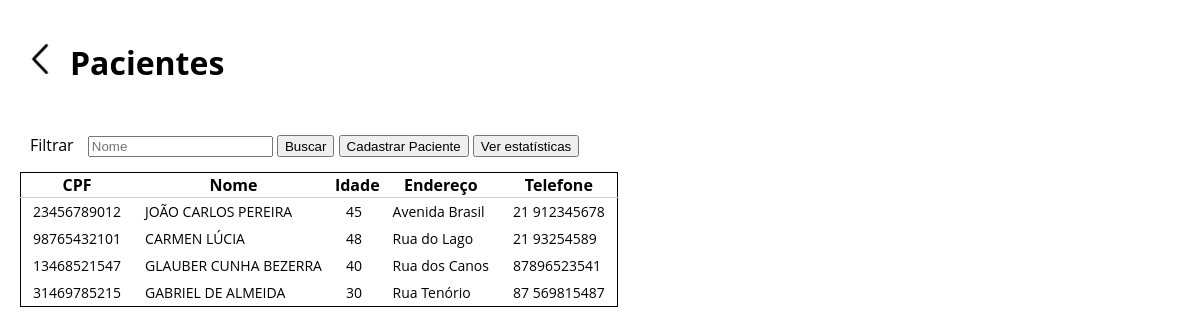
The app's page /patients/ with its own data.
### patients/models.py (models this page shows, shortened)
class Patients(models.Model):
    cpf = models.CharField(primary_key=True, unique=True, max_length=11, null=False, blank=False)
    name = models.CharField(null=False, blank=False, max_length=100)
    age = models.SmallIntegerField(null=False, blank=False)
    addres = models.CharField(null=False, blank=False, max_length=200)
    phone = models.CharField(max_length=15)

### patients/views.py (the view)
# urls.py: path("", views.patients_list, name='patients_list'),
def patients_list(request, cpf=None):
    if cpf:
        patients = [get_object_or_404(Patients, cpf=cpf)]
    else:
        patients = Patients.objects.all().prefetch_related("exams")
    name_filter = request.GET.get("tbl-filter")
    if name_filter:
        name_filter = normalize(name_filter).lower()
        patients = [
            p for p in patients
            if name_filter in normalize(p.name).lower()
        ]
    return render(
        request,
        "patients/patients_list.html", {
        "pacientes": patients
    })

### patients/templates/patients/patients_list.html (shortened to what this page needs)
<!DOCTYPE html>
<html lang="pt-br">
<head>
    {% load static %}
    <link rel="stylesheet" href="{% static 'patients/style.css' %}">
</head>
<body>
    <header>
        <a href="{% url 'home' %}" class="head_btn">
            <img src="{% static 'patients/icons/back_icon.png' %}" alt="Voltar">
        </a>
        <h1>Pacientes</h1>
    </header>
    <div class="table-info">
        <section class="tbl-control">
            <form method="GET" class="tbl-filter">
                <label for="tbl-filter">Filtrar</label>
                <input type="text" name="tbl-filter" class="tbl-filter" placeholder="Nome">
                <button type="submit">Buscar</button>
                <button type="button" onclick=window.location="{% url 'add_patient' %}">Cadastrar Paciente</button>
                <button type="button" onclick="window.location='{% url 'tbl_info' %}'">Ver estatísticas</button>
            </form>
        </section>
        <table style="border: 1px solid black;">
            <thead>
                <tr class="t_header">
                    <th>CPF</th>
                    <th>Nome</th>
                    <th>Idade</th>
                    <th>Endereço</th>
                    <th>Telefone</th>
                </tr>
            </thead>
            <tbody>
                {% for p in pacientes %}
                    <tr onclick=window.location="{% url 'get_patient' p.cpf %}">
                        <td>{{ p.cpf }}</td>
                        <td>{{ p.name.upper }}</td>
                        <td>{{ p.age }}</td>
                        <td>{{ p.addres }}</td>
                        <td>{{ p.phone }}</td>
                    </tr>
                {% endfor %}
            </tbody>
        </table>
    </div>
</body>
</html>

### patients/static/patients/style.css (style rules this page uses)
body { font-family: open Sans, sans-serif; margin: 20px; }
header { display: flex; align-items: center; gap: 10px; margin-bottom: 20px; }
.head_btn { text-decoration: none; font-size: 28px; color: black; padding: 5px; cursor: pointer; }
.head_btn img { width: 30px; }
table { border-collapse: collapse; border:1px solid #000; font-size: 16px; }
tbody { font-size: 14px; cursor: pointer; border: 0px; border-top:1px solid #0000002f; border-collapse: collapse; }
tbody tr { cursor:pointer; }
td { padding: 4px 12px 4px 12px; }
.tbl-control { margin-bottom: 60px; }
.tbl-filter { margin: 0px 0px 10px 10px; }

### patients/templates/patients/patients_list.html (style rules this page uses)
body { font-family: open Sans, sans-serif; margin: 20px; }
.tbl-control { display: flex; align-items: center; gap: 10px; margin-bottom: 5px; }
.tbl-control button { height: 22px; }
.tbl-filter { margin-top: 5px; margin-bottom: 5px; }

### records on screen
Patients: cpf "23456789012", name "JOÃO CARLOS PEREIRA", age "45", addres "Avenida Brasil", phone "21 912345678"
Patients: cpf "98765432101", name "CARMEN LÚCIA", age "48", addres "Rua do Lago", phone "21 93254589"
Patients: cpf "13468521547", name "GLAUBER CUNHA BEZERRA", age "40", addres "Rua dos Canos", phone "87896523541"
Patients: cpf "31469785215", name "GABRIEL DE ALMEIDA", age "30", addres "Rua Tenório", phone "87 569815487"
